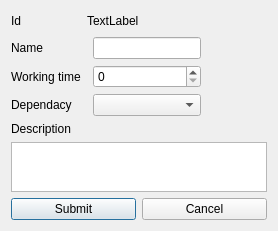
<?xml version="1.0" encoding="UTF-8"?>
<ui version="4.0">
 <class>TableEditForm</class>
 <widget class="QWidget" name="TableEditForm">
  <property name="geometry">
   <rect>
    <x>0</x>
    <y>0</y>
    <width>278</width>
    <height>226</height>
   </rect>
  </property>
  <property name="windowTitle">
   <string>Edit data</string>
  </property>
  <layout class="QVBoxLayout" name="verticalLayout_2">
   <item>
    <layout class="QVBoxLayout" name="verticalLayout">
     <item>
      <layout class="QGridLayout" name="gridLayout">
       <item row="0" column="3" colspan="2">
        <spacer name="horizontalSpacer">
         <property name="orientation">
          <enum>Qt::Horizontal</enum>
         </property>
         <property name="sizeHint" stdset="0">
          <size>
           <width>40</width>
           <height>20</height>
          </size>
         </property>
        </spacer>
       </item>
       <item row="0" column="0">
        <widget class="QLabel" name="idLabel">
         <property name="text">
          <string>Id</string>
         </property>
        </widget>
       </item>
       <item row="3" column="0">
        <widget class="QLabel" name="dependacyLabel">
         <property name="text">
          <string>Dependacy</string>
         </property>
        </widget>
       </item>
       <item row="0" column="1" colspan="2">
        <widget class="QLabel" name="idValue">
         <property name="text">
          <string>TextLabel</string>
         </property>
        </widget>
       </item>
       <item row="3" column="4">
        <spacer name="horizontalSpacer_3">
         <property name="orientation">
          <enum>Qt::Horizontal</enum>
         </property>
         <property name="sizeHint" stdset="0">
          <size>
           <width>40</width>
           <height>20</height>
          </size>
         </property>
        </spacer>
       </item>
       <item row="1" column="0">
        <widget class="QLabel" name="nameLabel">
         <property name="text">
          <string>Name</string>
         </property>
         <property name="buddy">
          <cstring>nameLineEdit</cstring>
         </property>
        </widget>
       </item>
       <item row="2" column="2">
        <widget class="QSpinBox" name="workingtimeSpinBox">
         <property name="minimum">
          <number>0</number>
         </property>
         <property name="maximum">
          <number>99</number>
         </property>
        </widget>
       </item>
       <item row="6" column="0" colspan="5">
        <widget class="QPlainTextEdit" name="descriptionPlainTextEdit">
         <property name="sizePolicy">
          <sizepolicy hsizetype="Fixed" vsizetype="Expanding">
           <horstretch>0</horstretch>
           <verstretch>0</verstretch>
          </sizepolicy>
         </property>
         <property name="maximumSize">
          <size>
           <width>300</width>
           <height>50</height>
          </size>
         </property>
        </widget>
       </item>
       <item row="5" column="0">
        <widget class="QLabel" name="descriptionLabel">
         <property name="text">
          <string>Description</string>
         </property>
         <property name="buddy">
          <cstring>descriptionPlainTextEdit</cstring>
         </property>
        </widget>
       </item>
       <item row="3" column="2">
        <widget class="QComboBox" name="comboBox"/>
       </item>
       <item row="2" column="0">
        <widget class="QLabel" name="workingtimeLabel">
         <property name="text">
          <string>Working time</string>
         </property>
         <property name="buddy">
          <cstring>workingtimeSpinBox</cstring>
         </property>
        </widget>
       </item>
       <item row="1" column="2">
        <widget class="QLineEdit" name="nameLineEdit"/>
       </item>
      </layout>
     </item>
     <item>
      <layout class="QHBoxLayout" name="horizontalLayout">
       <item>
        <widget class="QPushButton" name="submitButton">
         <property name="text">
          <string>Submit</string>
         </property>
         <property name="autoDefault">
          <bool>true</bool>
         </property>
         <property name="default">
          <bool>true</bool>
         </property>
        </widget>
       </item>
       <item>
        <widget class="QPushButton" name="cancelButton">
         <property name="text">
          <string>Cancel</string>
         </property>
        </widget>
       </item>
      </layout>
     </item>
    </layout>
   </item>
  </layout>
 </widget>
 <tabstops>
  <tabstop>nameLineEdit</tabstop>
  <tabstop>descriptionPlainTextEdit</tabstop>
  <tabstop>submitButton</tabstop>
  <tabstop>cancelButton</tabstop>
 </tabstops>
 <resources/>
 <connections/>
</ui>
